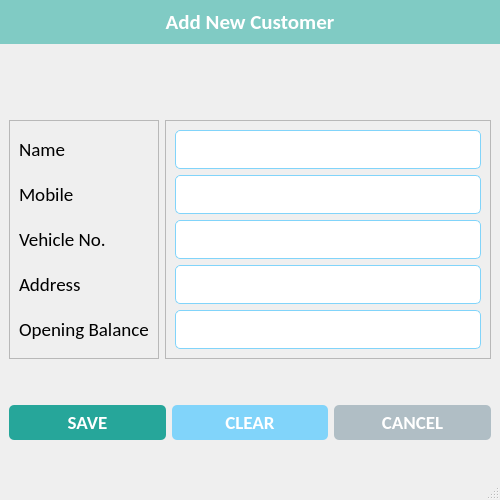
<?xml version="1.0" encoding="UTF-8"?>
<ui version="4.0">
 <class>AddCustomerWindow</class>
 <widget class="QMainWindow" name="AddCustomerWindow">
  <property name="geometry">
   <rect>
    <x>0</x>
    <y>0</y>
    <width>500</width>
    <height>500</height>
   </rect>
  </property>
  <property name="minimumSize">
   <size>
    <width>500</width>
    <height>500</height>
   </size>
  </property>
  <property name="maximumSize">
   <size>
    <width>500</width>
    <height>500</height>
   </size>
  </property>
  <property name="windowTitle">
   <string>Add Customer</string>
  </property>
  <property name="windowIcon">
   <iconset resource="resources.qrc">
    <normaloff>:/icons/assets/icons/logo.png</normaloff>:/icons/assets/icons/logo.png</iconset>
  </property>
  <property name="iconSize">
   <size>
    <width>32</width>
    <height>32</height>
   </size>
  </property>
  <widget class="QWidget" name="centralwidget">
   <property name="styleSheet">
    <string notr="true">#label_widget {
	background-color: #80cbc4;
}

#label_5 {
	color: #fff;
}

#btn_save {
	background-color: #26a69a;
	border-radius: 5px;
	padding: 5px 0px;
	color: white;
}

#btn_clear {
	background-color: #81d4fa;
	border-radius: 5px;
	padding: 5px 0px;
	color: white;
}

#btn_cancel {
	background-color: #b0bec5;
	border-radius: 5px;
	padding: 5px 0px;
	color: white;
}

QLineEdit {
	border-radius: 5px;
	padding: 5px 5px;
	border: 1px solid #81d4fa;
}</string>
   </property>
   <layout class="QVBoxLayout" name="verticalLayout_4">
    <property name="spacing">
     <number>0</number>
    </property>
    <property name="leftMargin">
     <number>0</number>
    </property>
    <property name="topMargin">
     <number>0</number>
    </property>
    <property name="rightMargin">
     <number>0</number>
    </property>
    <property name="bottomMargin">
     <number>0</number>
    </property>
    <item alignment="Qt::AlignTop">
     <widget class="QWidget" name="label_widget" native="true">
      <layout class="QVBoxLayout" name="verticalLayout_3">
       <item alignment="Qt::AlignTop">
        <widget class="QLabel" name="label_5">
         <property name="font">
          <font>
           <family>Calibri</family>
           <pointsize>16</pointsize>
           <weight>75</weight>
           <bold>true</bold>
          </font>
         </property>
         <property name="text">
          <string>Add New Customer</string>
         </property>
         <property name="alignment">
          <set>Qt::AlignCenter</set>
         </property>
        </widget>
       </item>
      </layout>
     </widget>
    </item>
    <item>
     <widget class="QWidget" name="details_widget" native="true">
      <layout class="QHBoxLayout" name="horizontalLayout">
       <item>
        <widget class="QFrame" name="lbl_frame">
         <property name="frameShape">
          <enum>QFrame::StyledPanel</enum>
         </property>
         <property name="frameShadow">
          <enum>QFrame::Raised</enum>
         </property>
         <layout class="QVBoxLayout" name="verticalLayout_2">
          <item>
           <widget class="QLabel" name="lbl_name">
            <property name="font">
             <font>
              <family>Calibri</family>
              <pointsize>14</pointsize>
             </font>
            </property>
            <property name="text">
             <string>Name</string>
            </property>
           </widget>
          </item>
          <item>
           <widget class="QLabel" name="lbl_mobile">
            <property name="font">
             <font>
              <family>Calibri</family>
              <pointsize>14</pointsize>
             </font>
            </property>
            <property name="text">
             <string>Mobile</string>
            </property>
           </widget>
          </item>
          <item>
           <widget class="QLabel" name="lbl_vehicle">
            <property name="font">
             <font>
              <family>Calibri</family>
              <pointsize>14</pointsize>
             </font>
            </property>
            <property name="text">
             <string>Vehicle No.</string>
            </property>
           </widget>
          </item>
          <item>
           <widget class="QLabel" name="lbl_address">
            <property name="font">
             <font>
              <family>Calibri</family>
              <pointsize>14</pointsize>
             </font>
            </property>
            <property name="text">
             <string>Address</string>
            </property>
           </widget>
          </item>
          <item>
           <widget class="QLabel" name="lbl_balance">
            <property name="font">
             <font>
              <family>Calibri</family>
              <pointsize>14</pointsize>
             </font>
            </property>
            <property name="text">
             <string>Opening Balance</string>
            </property>
           </widget>
          </item>
         </layout>
        </widget>
       </item>
       <item>
        <widget class="QFrame" name="lbl_inputs">
         <property name="frameShape">
          <enum>QFrame::StyledPanel</enum>
         </property>
         <property name="frameShadow">
          <enum>QFrame::Raised</enum>
         </property>
         <layout class="QVBoxLayout" name="verticalLayout">
          <item>
           <widget class="QLineEdit" name="txt_name">
            <property name="font">
             <font>
              <family>Calibri</family>
              <pointsize>14</pointsize>
             </font>
            </property>
           </widget>
          </item>
          <item>
           <widget class="QLineEdit" name="txt_phone">
            <property name="font">
             <font>
              <family>Calibri</family>
              <pointsize>14</pointsize>
             </font>
            </property>
           </widget>
          </item>
          <item>
           <widget class="QLineEdit" name="txt_vehicle">
            <property name="font">
             <font>
              <family>Calibri</family>
              <pointsize>14</pointsize>
             </font>
            </property>
           </widget>
          </item>
          <item>
           <widget class="QLineEdit" name="txt_address">
            <property name="font">
             <font>
              <family>Calibri</family>
              <pointsize>14</pointsize>
             </font>
            </property>
           </widget>
          </item>
          <item>
           <widget class="QLineEdit" name="txt_balance">
            <property name="font">
             <font>
              <family>Calibri</family>
              <pointsize>14</pointsize>
             </font>
            </property>
           </widget>
          </item>
         </layout>
        </widget>
       </item>
      </layout>
     </widget>
    </item>
    <item>
     <widget class="QWidget" name="bottom_widget" native="true">
      <layout class="QHBoxLayout" name="horizontalLayout_2">
       <item>
        <widget class="QPushButton" name="btn_save">
         <property name="font">
          <font>
           <family>Calibri</family>
           <pointsize>14</pointsize>
           <weight>75</weight>
           <bold>true</bold>
          </font>
         </property>
         <property name="text">
          <string>SAVE</string>
         </property>
         <property name="icon">
          <iconset resource="resources.qrc">
           <normaloff>:/icons/assets/icons/save.png</normaloff>:/icons/assets/icons/save.png</iconset>
         </property>
         <property name="iconSize">
          <size>
           <width>32</width>
           <height>32</height>
          </size>
         </property>
        </widget>
       </item>
       <item>
        <widget class="QPushButton" name="btn_clear">
         <property name="font">
          <font>
           <family>Calibri</family>
           <pointsize>14</pointsize>
           <weight>75</weight>
           <bold>true</bold>
          </font>
         </property>
         <property name="text">
          <string>CLEAR</string>
         </property>
         <property name="icon">
          <iconset resource="resources.qrc">
           <normaloff>:/icons/assets/icons/clear.png</normaloff>:/icons/assets/icons/clear.png</iconset>
         </property>
         <property name="iconSize">
          <size>
           <width>32</width>
           <height>32</height>
          </size>
         </property>
        </widget>
       </item>
       <item>
        <widget class="QPushButton" name="btn_cancel">
         <property name="font">
          <font>
           <family>Calibri</family>
           <pointsize>14</pointsize>
           <weight>75</weight>
           <bold>true</bold>
          </font>
         </property>
         <property name="text">
          <string>CANCEL</string>
         </property>
         <property name="icon">
          <iconset resource="resources.qrc">
           <normaloff>:/icons/assets/icons/close.png</normaloff>:/icons/assets/icons/close.png</iconset>
         </property>
         <property name="iconSize">
          <size>
           <width>32</width>
           <height>32</height>
          </size>
         </property>
        </widget>
       </item>
      </layout>
     </widget>
    </item>
   </layout>
  </widget>
  <widget class="QStatusBar" name="statusbar"/>
 </widget>
 <resources>
  <include location="resources.qrc"/>
 </resources>
 <connections/>
</ui>
